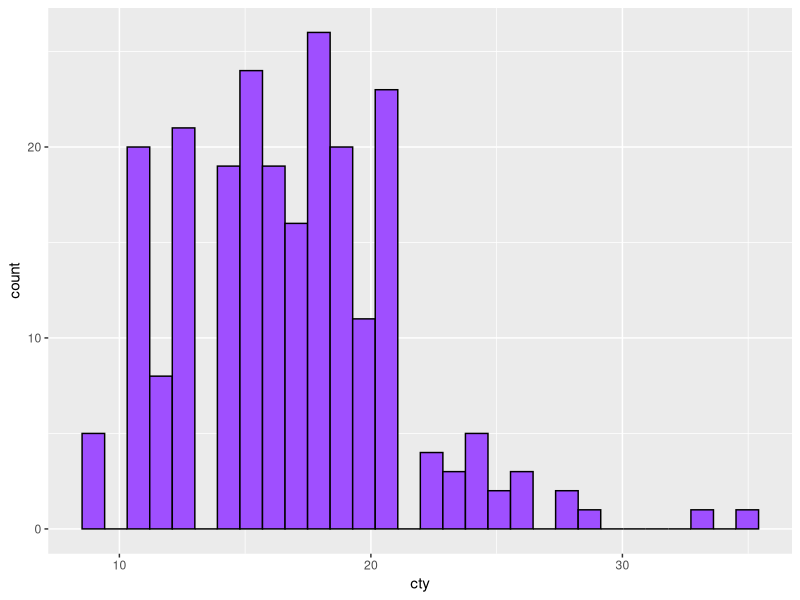
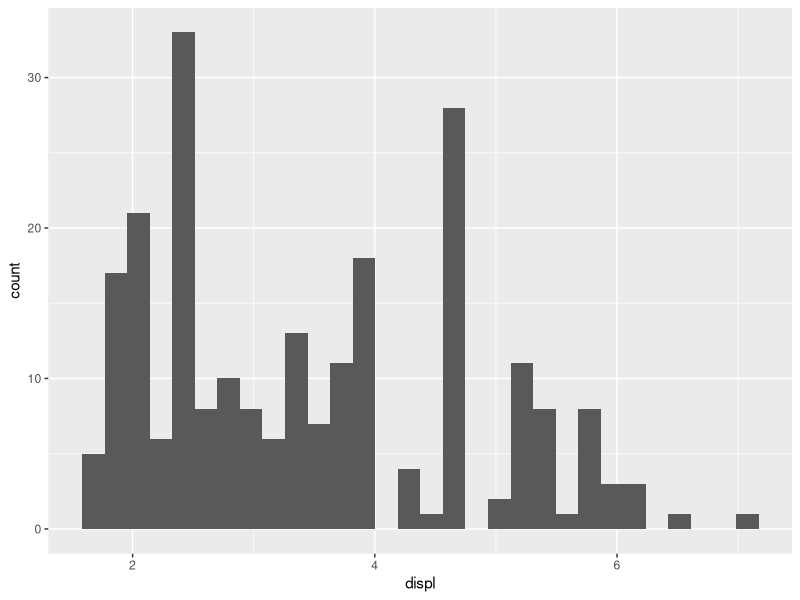
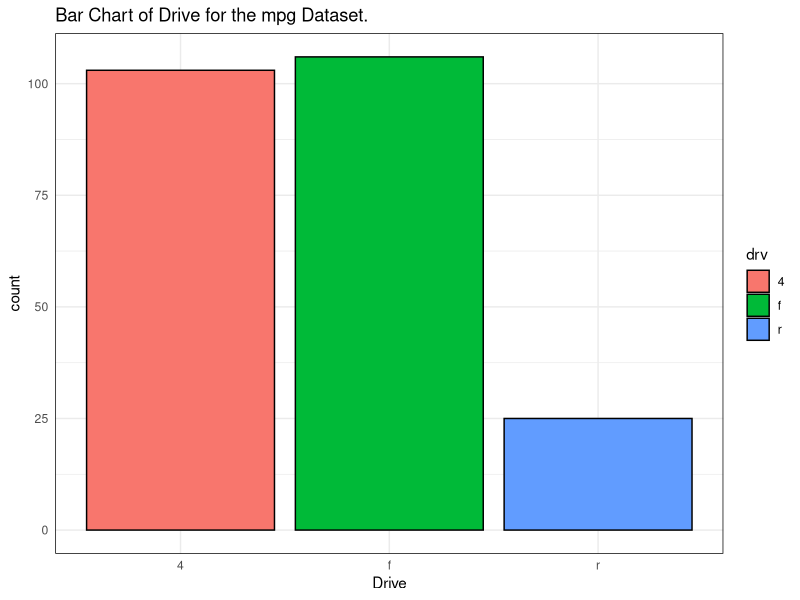
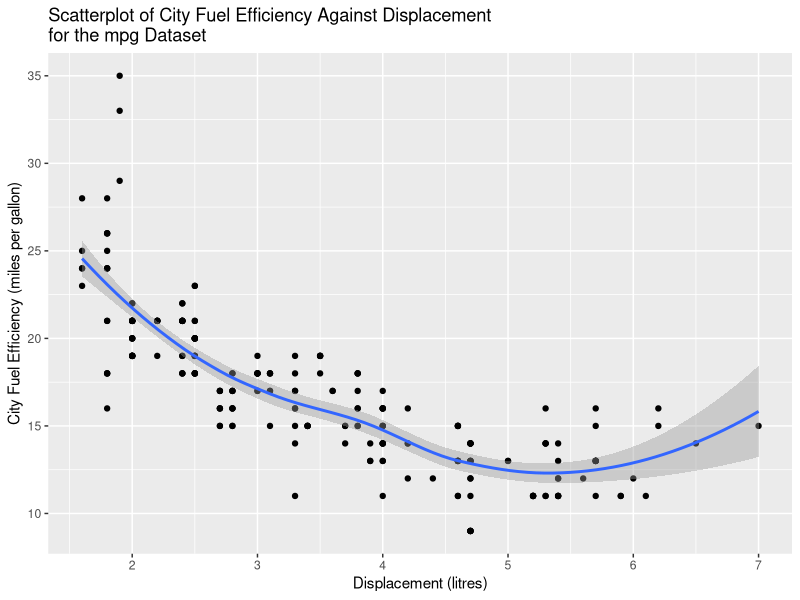
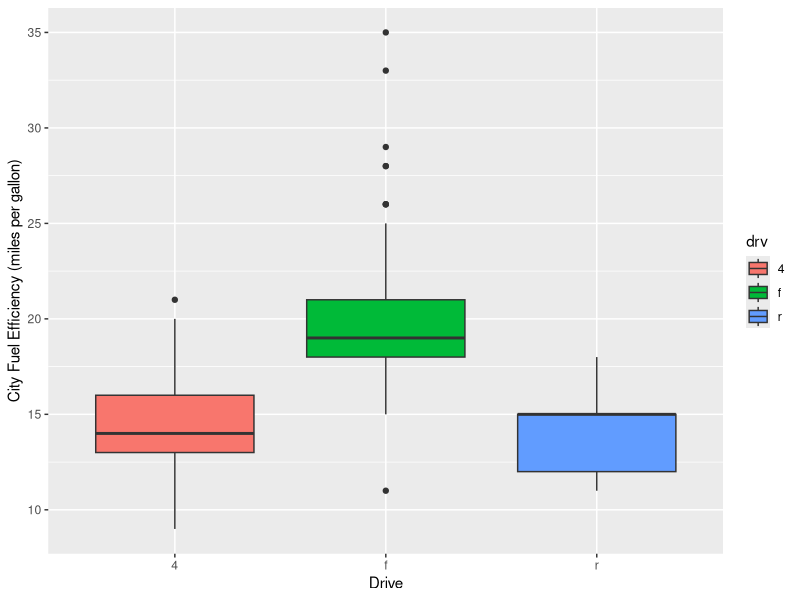

R code for these plots, in order:
library(tidyverse)
data(mpg, package = 'ggplot2')
mpg <- mpg %>% 
  select(cty, displ, drv)
mpg

mpg <- mpg %>%
  mutate(drv = factor(drv))

mpg %>% 
  ggplot(aes(cty)) +
  geom_histogram(col = 'black', fill = '#9f4fff')

skimr::skim_without_charts(mpg)

mpg %>%
  ggplot(aes(displ)) +
  geom_histogram()

mpg %>%
  ggplot(aes(drv, fill = drv)) +
  geom_bar(color = 'black') +
  labs(x = 'Drive',
       title = 'Bar Chart of Drive for the mpg Dataset.') +
  theme_minimal() +
  theme(
    panel.border = element_rect(color = "black", fill = NA, linewidth = 0.5))

mpg %>% count(drv)

mpg %>%
  ggplot(aes(x = displ, y = cty)) +
  geom_point() +
  geom_smooth() +
  labs(x = "Displacement (litres)",
       y = "City Fuel Efficiency (miles per gallon)"
  ) +
  ggtitle(
    "Scatterplot of City Fuel Efficiency Against Displacement\nfor the mpg Dataset"
  )

mpg %>%
  ggplot(aes(x = drv, y = cty, fill = drv)) +
  geom_boxplot() +
  labs(x = "Drive",
       y = "City Fuel Efficiency (miles per gallon)"
  )

cty_ <- mpg %>% select(cty)
cty_ %>% 
  mutate(cty = as.double(cty)) %>%
  summary()
